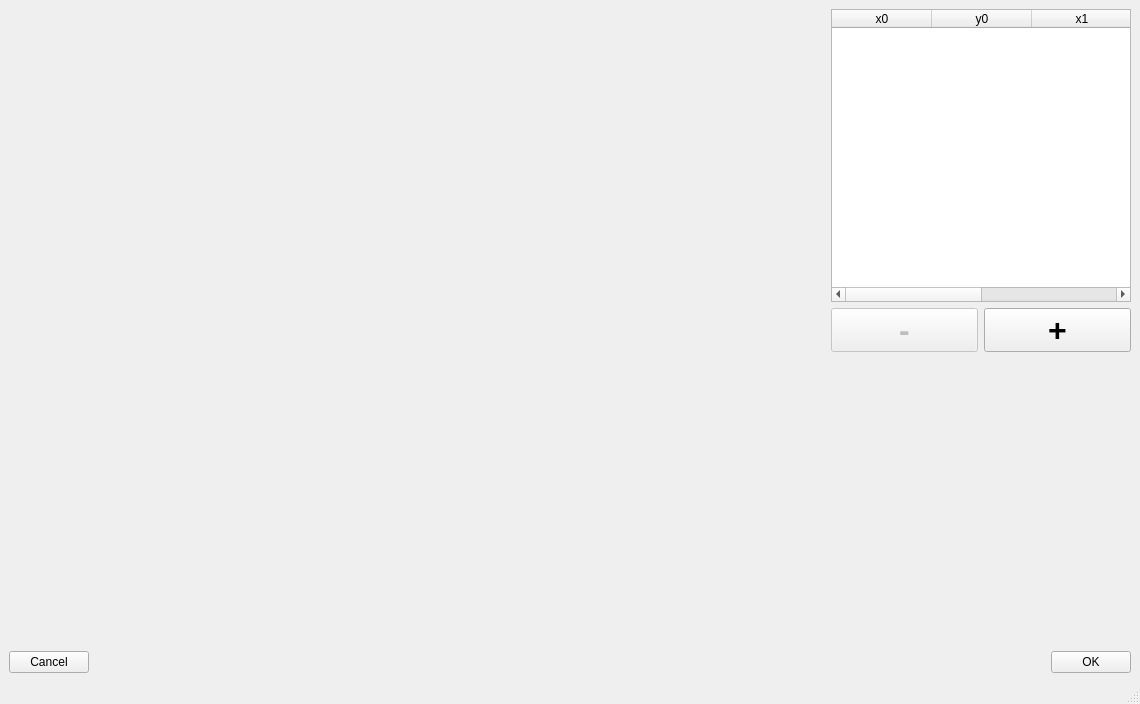
<?xml version="1.0" encoding="UTF-8"?>
<ui version="4.0">
 <class>MainWindow</class>
 <widget class="QMainWindow" name="MainWindow">
  <property name="geometry">
   <rect>
    <x>0</x>
    <y>0</y>
    <width>1140</width>
    <height>704</height>
   </rect>
  </property>
  <property name="windowTitle">
   <string>MainWindow</string>
  </property>
  <widget class="QWidget" name="centralwidget">
   <layout class="QVBoxLayout" name="verticalLayout_2">
    <item>
     <layout class="QHBoxLayout" name="horizontalLayout_4">
      <item>
       <layout class="QHBoxLayout" name="horizontalLayout_2">
        <item>
         <widget class="QWidget" name="widget" native="true">
          <property name="sizePolicy">
           <sizepolicy hsizetype="Expanding" vsizetype="Expanding">
            <horstretch>0</horstretch>
            <verstretch>0</verstretch>
           </sizepolicy>
          </property>
          <property name="minimumSize">
           <size>
            <width>800</width>
            <height>0</height>
           </size>
          </property>
         </widget>
        </item>
       </layout>
      </item>
      <item>
       <layout class="QVBoxLayout" name="verticalLayout">
        <item>
         <widget class="QTableWidget" name="table_roi">
          <property name="sizePolicy">
           <sizepolicy hsizetype="Minimum" vsizetype="Expanding">
            <horstretch>0</horstretch>
            <verstretch>0</verstretch>
           </sizepolicy>
          </property>
          <property name="minimumSize">
           <size>
            <width>300</width>
            <height>0</height>
           </size>
          </property>
          <property name="maximumSize">
           <size>
            <width>300</width>
            <height>16777215</height>
           </size>
          </property>
          <property name="selectionMode">
           <enum>QAbstractItemView::SingleSelection</enum>
          </property>
          <property name="selectionBehavior">
           <enum>QAbstractItemView::SelectRows</enum>
          </property>
          <column>
           <property name="text">
            <string>x0</string>
           </property>
          </column>
          <column>
           <property name="text">
            <string>y0</string>
           </property>
          </column>
          <column>
           <property name="text">
            <string>x1</string>
           </property>
          </column>
          <column>
           <property name="text">
            <string>y1</string>
           </property>
          </column>
         </widget>
        </item>
        <item>
         <layout class="QHBoxLayout" name="horizontalLayout_3">
          <item>
           <widget class="QPushButton" name="remove_roi_button">
            <property name="enabled">
             <bool>false</bool>
            </property>
            <property name="font">
             <font>
              <family>Helvetica</family>
              <pointsize>24</pointsize>
              <weight>75</weight>
              <bold>true</bold>
             </font>
            </property>
            <property name="text">
             <string>-</string>
            </property>
           </widget>
          </item>
          <item>
           <widget class="QPushButton" name="add_roi_button">
            <property name="font">
             <font>
              <family>Helvetica</family>
              <pointsize>24</pointsize>
              <weight>75</weight>
              <bold>true</bold>
             </font>
            </property>
            <property name="text">
             <string>+</string>
            </property>
           </widget>
          </item>
         </layout>
        </item>
        <item>
         <spacer name="verticalSpacer">
          <property name="orientation">
           <enum>Qt::Vertical</enum>
          </property>
          <property name="sizeHint" stdset="0">
           <size>
            <width>20</width>
            <height>40</height>
           </size>
          </property>
         </spacer>
        </item>
       </layout>
      </item>
     </layout>
    </item>
    <item>
     <layout class="QHBoxLayout" name="horizontalLayout">
      <item>
       <widget class="QPushButton" name="cancel_button">
        <property name="text">
         <string>Cancel</string>
        </property>
       </widget>
      </item>
      <item>
       <spacer name="horizontalSpacer">
        <property name="orientation">
         <enum>Qt::Horizontal</enum>
        </property>
        <property name="sizeHint" stdset="0">
         <size>
          <width>40</width>
          <height>20</height>
         </size>
        </property>
       </spacer>
      </item>
      <item>
       <widget class="QPushButton" name="apply_button">
        <property name="text">
         <string>OK</string>
        </property>
       </widget>
      </item>
     </layout>
    </item>
   </layout>
  </widget>
  <widget class="QMenuBar" name="menubar">
   <property name="geometry">
    <rect>
     <x>0</x>
     <y>0</y>
     <width>1140</width>
     <height>22</height>
    </rect>
   </property>
  </widget>
  <widget class="QStatusBar" name="statusbar"/>
 </widget>
 <resources/>
 <connections>
  <connection>
   <sender>cancel_button</sender>
   <signal>clicked()</signal>
   <receiver>MainWindow</receiver>
   <slot>cancel_clicked()</slot>
   <hints>
    <hint type="sourcelabel">
     <x>71</x>
     <y>512</y>
    </hint>
    <hint type="destinationlabel">
     <x>179</x>
     <y>478</y>
    </hint>
   </hints>
  </connection>
  <connection>
   <sender>apply_button</sender>
   <signal>clicked()</signal>
   <receiver>MainWindow</receiver>
   <slot>apply_clicked()</slot>
   <hints>
    <hint type="sourcelabel">
     <x>1214</x>
     <y>512</y>
    </hint>
    <hint type="destinationlabel">
     <x>552</x>
     <y>492</y>
    </hint>
   </hints>
  </connection>
  <connection>
   <sender>remove_roi_button</sender>
   <signal>clicked()</signal>
   <receiver>MainWindow</receiver>
   <slot>remove_roi_button_clicked()</slot>
   <hints>
    <hint type="sourcelabel">
     <x>938</x>
     <y>256</y>
    </hint>
    <hint type="destinationlabel">
     <x>770</x>
     <y>398</y>
    </hint>
   </hints>
  </connection>
  <connection>
   <sender>add_roi_button</sender>
   <signal>clicked()</signal>
   <receiver>MainWindow</receiver>
   <slot>add_roi_button_clicked()</slot>
   <hints>
    <hint type="sourcelabel">
     <x>1083</x>
     <y>264</y>
    </hint>
    <hint type="destinationlabel">
     <x>1127</x>
     <y>431</y>
    </hint>
   </hints>
  </connection>
  <connection>
   <sender>table_roi</sender>
   <signal>itemChanged(QTableWidgetItem*)</signal>
   <receiver>MainWindow</receiver>
   <slot>update_table_roi()</slot>
   <hints>
    <hint type="sourcelabel">
     <x>1027</x>
     <y>120</y>
    </hint>
    <hint type="destinationlabel">
     <x>998</x>
     <y>390</y>
    </hint>
   </hints>
  </connection>
 </connections>
 <slots>
  <slot>cancel_clicked()</slot>
  <slot>apply_clicked()</slot>
  <slot>circle_center_changed()</slot>
  <slot>sector_radio_button_changed()</slot>
  <slot>sector_changed()</slot>
  <slot>guide_color_changed()</slot>
  <slot>grid_size_changed()</slot>
  <slot>remove_roi_button_clicked()</slot>
  <slot>add_roi_button_clicked()</slot>
  <slot>update_table_roi()</slot>
 </slots>
</ui>
